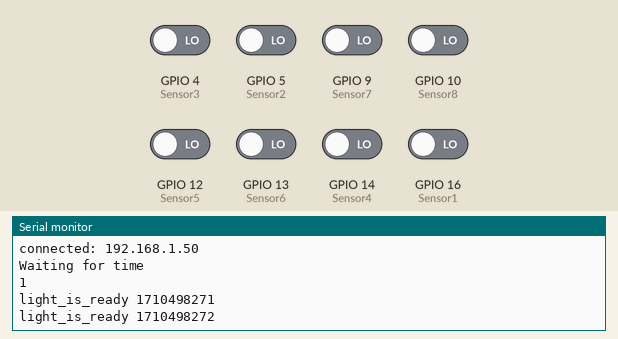
Simulated run of this sketch. Board: ESP8266 (NodeMCU). Parts: the last lines printed to the serial monitor. Inputs (shaded band) come from the test bench; at power-on: GPIO 4 (Sensor3), GPIO 5 (Sensor2), GPIO 9 (Sensor7), GPIO 10 (Sensor8), GPIO 12 (Sensor5), GPIO 13 (Sensor6), GPIO 14 (Sensor4), GPIO 16 (Sensor1) LOW. WiFi joins after 1.5 s; servers stay silent unless stated; the local clock reads 2024-03-15 10:24:30 at power-on unless the sketch sets it.

Above: at 2.7 s.
2.8 s: GPIO 4 (Sensor3) driven HIGH
At 7.3 s:
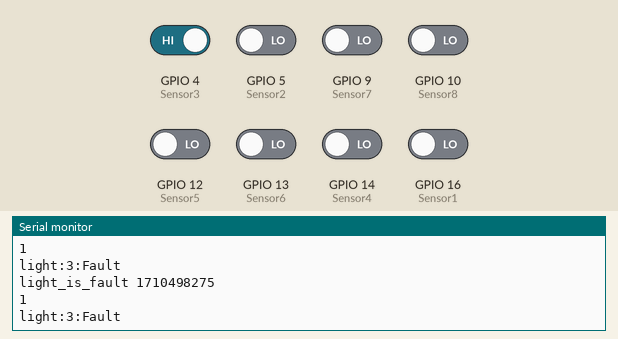
7.4 s: GPIO 5 (Sensor2) driven HIGH
At 8.54 s:
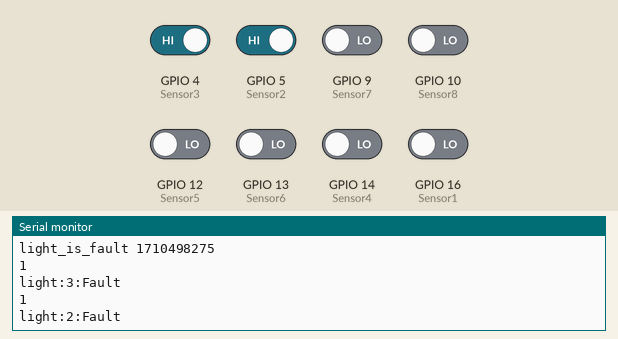
9.4 s: GPIO 9 (Sensor7) driven HIGH
At 11.24 s:
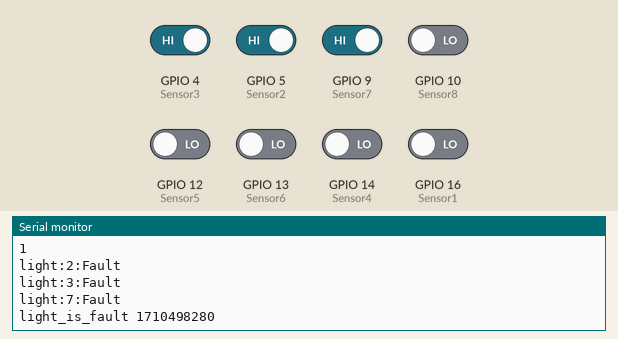
11.4 s: GPIO 10 (Sensor8) driven HIGH
At 12.64 s:
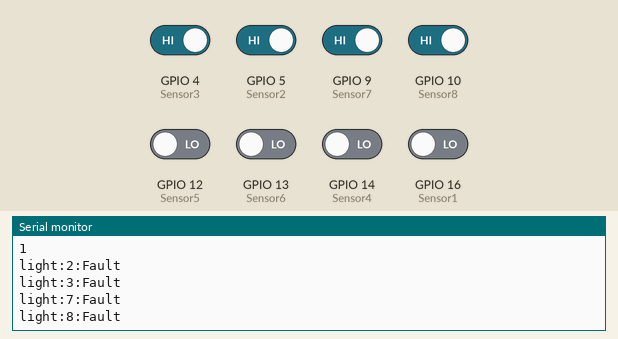
13.4 s: GPIO 12 (Sensor5) driven HIGH
At 13.79 s:
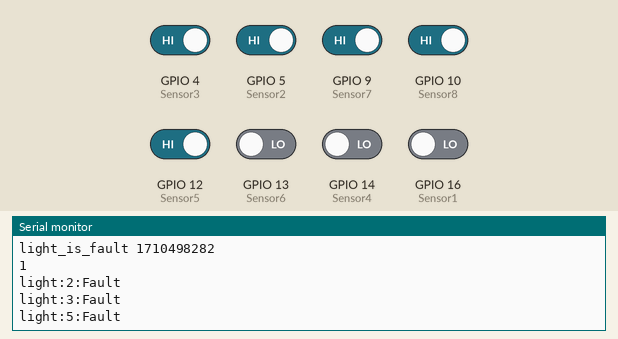
15.4 s: GPIO 13 (Sensor6) driven HIGH
At 16.84 s:
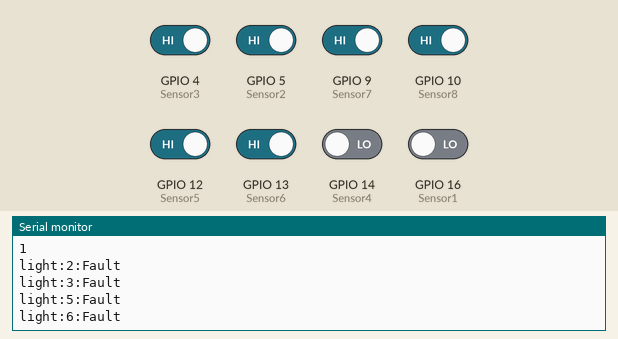
Timing chart, 0 to 18.4 s (numbered marks = the images above; inputs shaded):
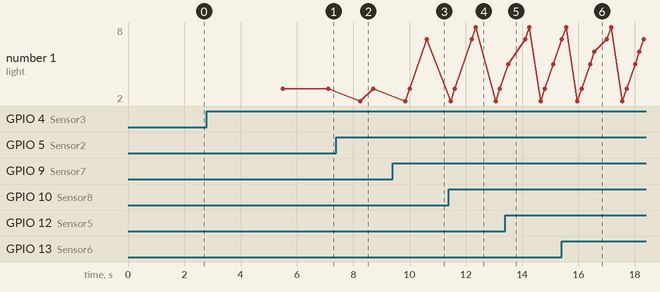

Measured:
- after the input at 2.8 s, the serial monitor: prints a new line after 2.7 s (image 1)
- after the input at 7.4 s, the serial monitor: prints a new line after 0.86 s (image 2)
- after the input at 9.4 s, the serial monitor: prints a new line after 1.2 s (image 3)
- after the input at 11.4 s, the serial monitor: prints a new line after 0.96 s (image 4)
- after the input at 13.4 s, the serial monitor: prints a new line after 0.11 s (image 5)
- after the input at 15.4 s, the serial monitor: prints a new line after 1.2 s (image 6)
- plotted number 1: 3 → 7 after the input at 9.4 s, 3 → 5 after the input at 13.4 s

The sketch:

Streetlight.ino
```cpp
#include <ESP8266WiFi.h>
#include <SoftwareSerial.h>
#include <FirebaseESP8266.h>
#include <ESP8266WebServer.h>
#include <time.h>
#include <ArduinoJson.h>
#include <stdlib.h>


// Set these to run example.
#define FIREBASE_HOST "street-light-fault-detection.firebaseio.com"
#define FIREBASE_AUTH "pHQ8pzi9PfWPnaDmL9IoB4Oh2s8ZgTGnzUK1P7LD"
#define WIFI_SSID "abc"
#define WIFI_PASSWORD "password"
float timezone = 5.5;
String myString1,myString2,myString3,myString4,myString5,myString6,myString7,myString8;
const int Sensor1=16;
const int Sensor2=5;
const int Sensor3=4;
const int Sensor4=14;
const int Sensor5=12;
const int Sensor6=13;
const int Sensor7=9;
const int Sensor8=10;
String a="1";
String b="2";
String c="3";
String d="4";
String e="5";
String f="6";
String g="7";
String h="8";
int flag1=0;
int flag11=0;
int flag2=0;
int flag22=0;
int flag3=0;
int flag33=0;
int flag4=0;
int flag44=0;
int flag5=0;
int flag55=0;
int flag6=0;
int flag66=0;
int flag7=0;
int flag77=0;
int flag8=0;
int flag88=0;
FirebaseData firebaseData;
void setup()
{
  // Debug console
  Serial.begin(9600);
  //pinMode(vr ,INPUT);
  // connect to wifi.
  pinMode(Sensor1,INPUT);
  pinMode(Sensor2,INPUT);
  pinMode(Sensor3,INPUT);
  pinMode(Sensor4,INPUT);
  pinMode(Sensor5,INPUT);
  pinMode(Sensor6,INPUT);
  pinMode(Sensor7,INPUT);
  pinMode(Sensor8,INPUT);


  //pinMode(D0,OUTPUT);
  WiFi.begin(WIFI_SSID, WIFI_PASSWORD);
  Serial.print("connecting");
  while (WiFi.status() != WL_CONNECTED)
  {
    Serial.print(".");
    delay(500);
  }
  Serial.println();
  Serial.print("connected: ");
  Serial.println(WiFi.localIP());

  Firebase.begin(FIREBASE_HOST, FIREBASE_AUTH);
  configTime(timezone * 3600, 0, "pool.ntp.org", "time.nist.gov");
    Serial.println("\nWaiting for time");
    while (!time(nullptr)) {
        Serial.print(".");
        delay(1000);
    }
}

void loop()
{
    long state1 = digitalRead(Sensor1);
    Serial.println(a);
    if(state1 == HIGH)
    {
      Serial.println(" light:1:Fault "+state1);
      setFirebaseData2(a);
      flag11=0;
      if(flag1==0){
        pushFirebaseData2(a);
        flag1=1;
        }
      }
    else{
    setFirebaseData1(a);
    flag1=0;
      if(flag11==0){
          pushFirebaseData1(a);
          flag11=1;
        }
    }


    long state2 = digitalRead(Sensor2);
   if(state2 == HIGH)
    {
      Serial.println(" light:2:Fault "+state2);
      setFirebaseData2(b);
      flag22=0;
      if(flag2==0){
        pushFirebaseData2(b);
        flag2=1;
        }
      }
  else{
    setFirebaseData1(b);
    flag2=0;
      if(flag22==0){
          pushFirebaseData1(b);
          flag22=1;
        }
    }

  long state3 = digitalRead(Sensor3);
   if(state3 == HIGH)
    {
    Serial.println(" light:3:Fault "+state3);
    setFirebaseData2(c);
    flag33=0;
      if(flag3==0){
        pushFirebaseData2(c);
        flag3=1;
        }
    }
   else{
    setFirebaseData1(c);
    flag3=0;
      if(flag33==0){
          pushFirebaseData1(c);
          flag33=1;
        }
    }


  long state4 = digitalRead(Sensor4);
   if(state4 == HIGH)
    {
    Serial.println(" light:4:Fault "+state4);
    setFirebaseData2(d);
    flag44=0;
      if(flag4==0){
        pushFirebaseData2(d);
        flag4=1;
        }
    }
  else{
    setFirebaseData1(d);
    flag4=0;
      if(flag44==0){
          pushFirebaseData1(d);
          flag44=1;
        }
    }

  long state5 = digitalRead(Sensor5);
   if(state5 == HIGH)
    {
    Serial.println(" light:5:Fault "+state5);
    setFirebaseData2(e);
    flag55=0;
      if(flag5==0){
        pushFirebaseData2(e);
        flag5=1;
        }
    }
  else{
    setFirebaseData1(e);
    flag5=0;
      if(flag55==0){
          pushFirebaseData1(e);
          flag55=1;
        }
    }

  long state6 = digitalRead(Sensor6);
   if(state6 == HIGH)
    {
    Serial.println(" light:6:Fault "+state6);
    setFirebaseData2(f);
    flag66=0;
      if(flag6==0){
        pushFirebaseData2(f);
        flag6=1;
        }
    }
     else{
    setFirebaseData1(f);
    flag6=0;
      if(flag66==0){
          pushFirebaseData1(f);
          flag66=1;
        }
    }


  long state7 = digitalRead(Sensor7);
   if(state7 == HIGH)
    {
    Serial.println(" light:7:Fault "+state7);
      setFirebaseData2(g);
      flag77=0;
      if(flag7==0){
        pushFirebaseData2(g);
        flag7=1;
        }
    }
   else{
   setFirebaseData1(g);
   flag7=0;
      if(flag77==0){
          pushFirebaseData1(g);
          flag77=1;
        }
  }

  long state8 = digitalRead(Sensor8);
   if(state8 == HIGH)
    {
    Serial.println(" light:8:Fault "+state8);
    setFirebaseData2(h);
   flag88=0;
      if(flag8==0){
        pushFirebaseData2(h);
        flag8=1;
        }
    }
    else{
    setFirebaseData1(h);
    flag8=0;
      if(flag88==0){
          pushFirebaseData1(h);
          flag88=1;
        }
    }

  delay(100);


}
void setFirebaseData1(String x) {
    time_t now = time(nullptr);

    if (Firebase.setString(firebaseData, "/Variable/light"+x+"/status/", "Light is ready")) {


    } else {
        Serial.println(firebaseData.errorReason());
    }

}
void setFirebaseData2(String x) {
    time_t now = time(nullptr);

    if (Firebase.setString(firebaseData, "/Variable/light"+x+"/status/", "Light is faulty")) {

    } else {
        Serial.println(firebaseData.errorReason());
    }

}
void pushFirebaseData1(String x) {
    time_t now = time(nullptr); //ctime(&now)
    String ass = String(now);
    String data = "light_is_ready " + String(now);
    if (Firebase.pushString(firebaseData, "/Variable/light"+x+"/record/",data)) {
      Firebase.setString(firebaseData, "/Variable/light"+x+"/time/", ass);
        Serial.println(data);
    } else {
        Serial.print("__" + String(ctime( & now)));
        Serial.println(firebaseData.errorReason());
    }

}
void pushFirebaseData2(String x) {
    time_t now = time(nullptr); //ctime(&now)
    String ass = String(now);
    String data = "light_is_fault " + String(now);
    if (Firebase.pushString(firebaseData, "/Variable/light"+x+"/record/",data)) {
      Firebase.setString(firebaseData, "/Variable/light"+x+"/time/", ass);
        Serial.println(data);
    } else {
        Serial.print("__" + String(ctime( & now)));
        Serial.println(firebaseData.errorReason());
    }

}
```
